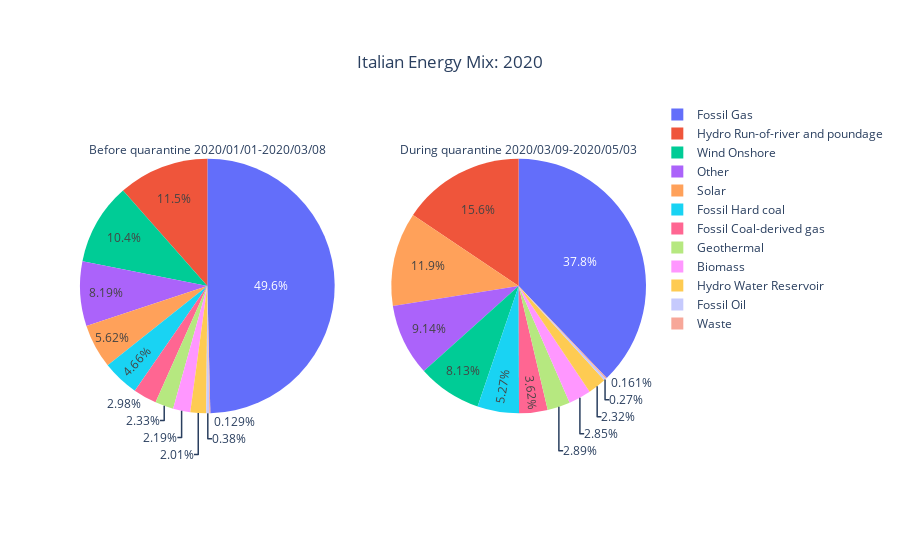
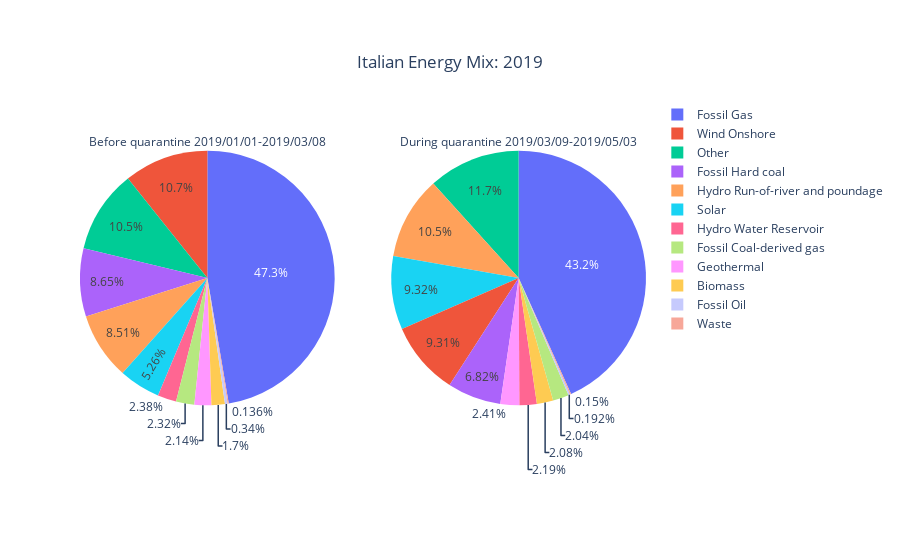

The cell these charts' notebook holds for them, in order:
### Code cell
title1 = "Before quarantine 2020/01/01-2020/03/08"
title2 = "During quarantine 2020/03/09-2020/05/03"
df1 = it_2020_gen.loc[(it_2020_gen.index < datetime(2020,3,9))]
df2 = it_2020_gen.loc[(it_2020_gen.index >= datetime(2020,3,9)) & (it_2020_gen.index <= datetime(2020,5,3))]
fig20 = makePie(df1, df2, title1, title2,"2020")


title1 = "Before quarantine 2019/01/01-2019/03/08"
title2 = "During quarantine 2019/03/09-2019/05/03"
df1 = it_2019_gen.loc[(it_2019_gen.index < datetime(2019,3,9))]
df2 = it_2019_gen.loc[(it_2019_gen.index >= datetime(2019,3,9)) & (it_2019_gen.index <= datetime(2019,5,3))]
fig19 = makePie(df1, df2, title1, title2, "2019")

### Figure 1 — Plotly figure (JSON) as saved in the notebook; plotly's stock layout.template omitted (floating-point values rounded to 4 significant figures)
{"data": [{"domain": {"x": [0, 0.45], "y": [0, 1]}, "labels": ["Biomass", "Fossil Coal-derived gas", "Fossil Gas", "Fossil Hard coal", "Fossil Oil", "Geothermal", "Hydro Run-of-river and poundage", "Hydro Water Reservoir", "Solar", "Waste", "Wind Onshore", "Other"], "title": {"text": "Before quarantine 2020/01/01-2020/03/08"}, "type": "pie", "values": [620.2, 844.7, 14070.0, 1320.0, 107.8, 661.6, 3266.0, 570.4, 1593.0, 36.53, 2938.0, 2323.0]}, {"domain": {"x": [0.55, 1], "y": [0, 1]}, "labels": ["Biomass", "Fossil Coal-derived gas", "Fossil Gas", "Fossil Hard coal", "Fossil Oil", "Geothermal", "Hydro Run-of-river and poundage", "Hydro Water Reservoir", "Solar", "Waste", "Wind Onshore", "Other"], "title": {"text": "During quarantine 2020/03/09-2020/05/03"}, "type": "pie", "values": [655.6, 832.9, 8696.0, 1211.0, 62.05, 664.4, 3578.0, 533.0, 2744.0, 36.95, 1869.0, 2100.0]}], "layout": {"autosize": true, "title": {"text": "Italian Energy Mix: 2020", "x": 0.5, "xanchor": "center", "y": 0.9, "yanchor": "top"}}}

### Figure 2 — Plotly figure (JSON) as saved in the notebook; plotly's stock layout.template omitted (floating-point values rounded to 4 significant figures)
{"data": [{"domain": {"x": [0, 0.45], "y": [0, 1]}, "labels": ["Biomass", "Fossil Coal-derived gas", "Fossil Gas", "Fossil Hard coal", "Fossil Oil", "Geothermal", "Hydro Run-of-river and poundage", "Hydro Water Reservoir", "Solar", "Waste", "Wind Onshore", "Other"], "title": {"text": "Before quarantine 2019/01/01-2019/03/08"}, "type": "pie", "values": [521.7, 711.9, 14510.0, 2655.0, 104.2, 657.8, 2611.0, 728.9, 1613.0, 41.6, 3288.0, 3227.0]}, {"domain": {"x": [0.55, 1], "y": [0, 1]}, "labels": ["Biomass", "Fossil Coal-derived gas", "Fossil Gas", "Fossil Hard coal", "Fossil Oil", "Geothermal", "Hydro Run-of-river and poundage", "Hydro Water Reservoir", "Solar", "Waste", "Wind Onshore", "Other"], "title": {"text": "During quarantine 2019/03/09-2019/05/03"}, "type": "pie", "values": [566.5, 554.9, 11780.0, 1858.0, 52.4, 655.1, 2870.0, 597.8, 2539.0, 40.76, 2536.0, 3187.0]}], "layout": {"autosize": true, "title": {"text": "Italian Energy Mix: 2019", "x": 0.5, "xanchor": "center", "y": 0.9, "yanchor": "top"}}}
